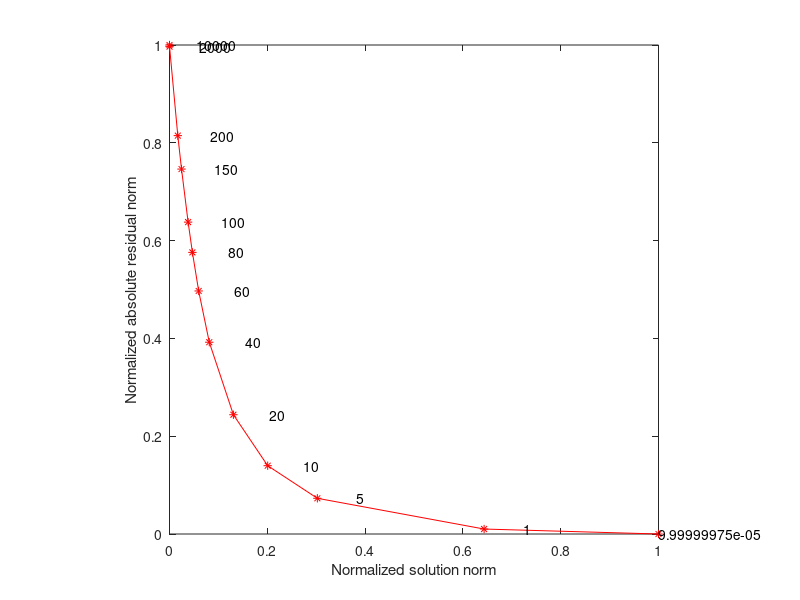
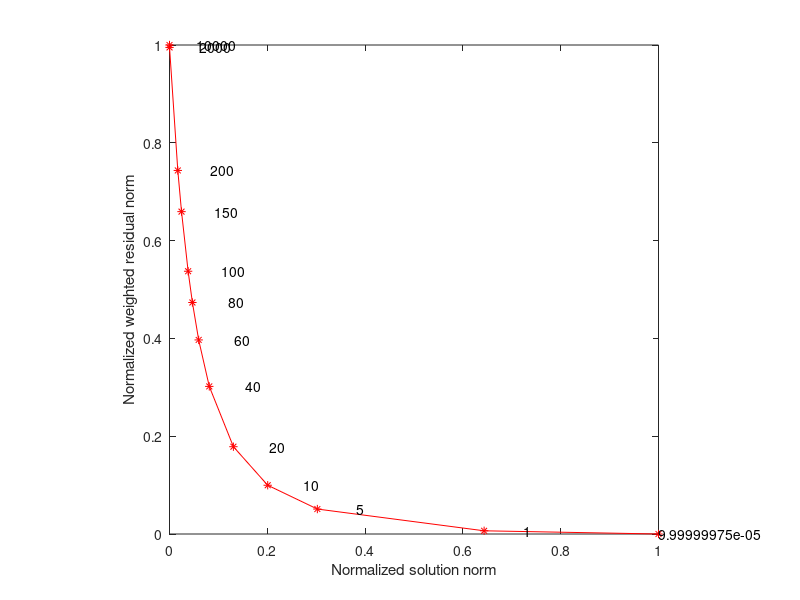
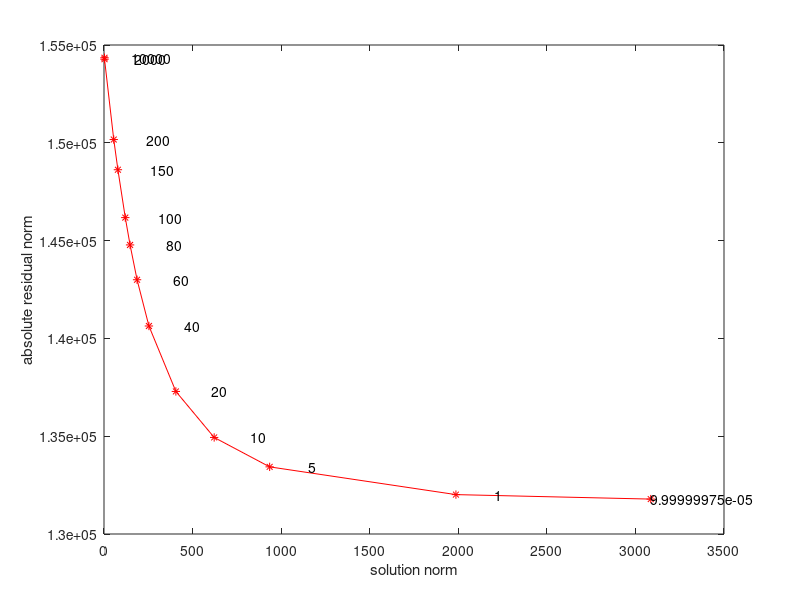
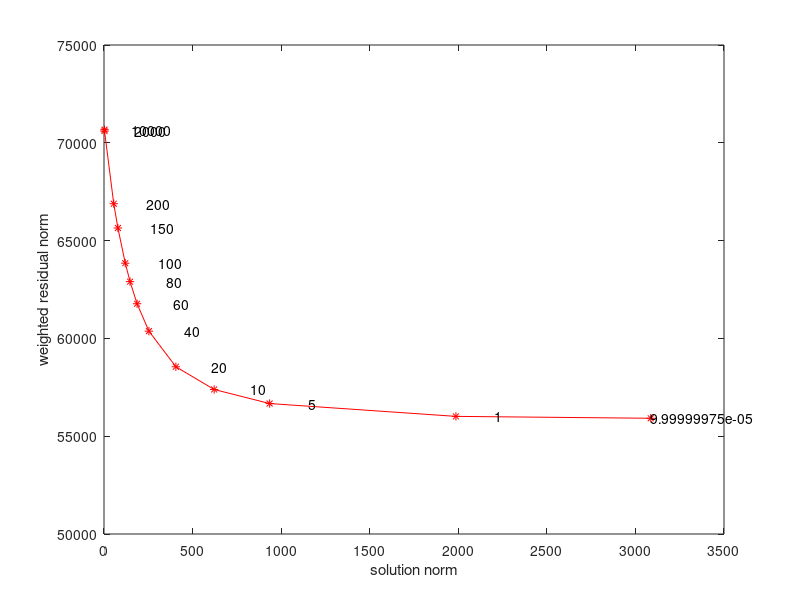

Reproduce these figures in MATLAB, in order.
% plot the "L-curve" : different Smooth with a certain Damp
% Hao Guo. 2016.7.8
%
close all
clc
clear

%% load solution norm, residual norm with different Parameters
curve = load('lcurve.dat');


%%  Normalized solution (slowness) norm versus Normalized absolute residual norm
figure
range1=max(curve(:,4))-min(curve(:,4));
range2=max(curve(:,5))-min(curve(:,5));
plot((curve(:,4)-min(curve(:,4)))/range1,(curve(:,5)-min(curve(:,5)))/range2,'r-*');

text((curve(:,4)-min(curve(:,4)))/range1-0.00,(curve(:,5)-min(curve(:,5)))/range2+0.00,num2str(curve(:,1)));

xlabel('Normalized solution norm');ylabel('Normalized absolute residual norm');
axis equal;
axis([0,1,0,1]);
print(gcf,'-djpeg','normalizedlcurve_ChooseSmooth_absres','-r720');

%%  Normalized solution (slowness) norm versus Normalized weighted residual norm
figure
range1=max(curve(:,4))-min(curve(:,4));
range2=max(curve(:,6))-min(curve(:,6));
plot((curve(:,4)-min(curve(:,4)))/range1,(curve(:,6)-min(curve(:,6)))/range2,'r-*');

text((curve(:,4)-min(curve(:,4)))/range1-0.00,(curve(:,6)-min(curve(:,6)))/range2+0.0,num2str(curve(:,1)));

xlabel('Normalized solution norm');ylabel('Normalized weighted residual norm');
axis equal;
axis([0,1,0,1]);

print(gcf,'-djpeg','normalizedlcurve_ChooseSmooth_wtres','-r720');

%% Unnormalized solution (slowness) norm versus Unnormalized absolute residual norm
figure
plot(curve(:,4),curve(:,5),'r-*');

text(curve(:,4),curve(:,5),num2str(curve(:,1)));
xlabel('solution norm');ylabel('absolute residual norm');
print(gcf,'-djpeg','lcurve_ChooseSmooth_absres','-r720');

%% Unnormalized solution (slowness) norm versus Unnormalized weighted residual norm
figure
plot(curve(:,4),curve(:,6),'r-*');

text(curve(:,4),curve(:,6),num2str(curve(:,1)));
xlabel('solution norm');ylabel('weighted residual norm');
print(gcf,'-djpeg','lcurve_ChooseSmooth_wtres','-r720');
